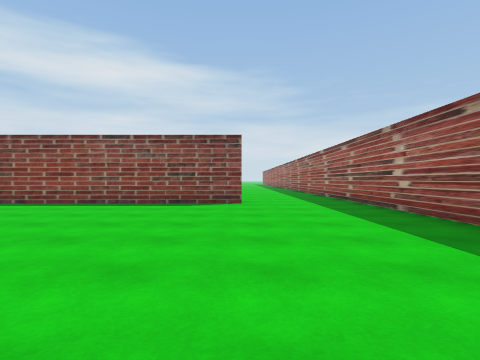
view 1 (above)

24 first-person views from a walk through a 3-D level made in the Unity game engine. The camera is 1.2 m above the floor, looks level and sees 80° across. The floor is counted in squares, 2 m on a side. Each view is taken from the middle of a square. On the plan, view 1 faces up. The plan holds only what a view shows up to about 9 squares ahead; the rest is blank. The place goes on beyond the plan. The player character is not drawn. Some surface patterns are stand-ins.

view 2
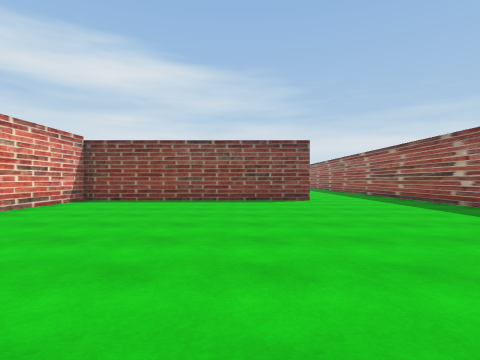

view 3
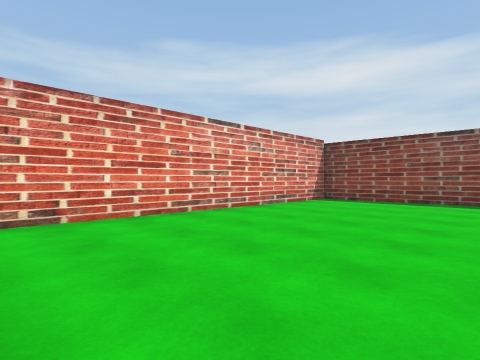

view 4
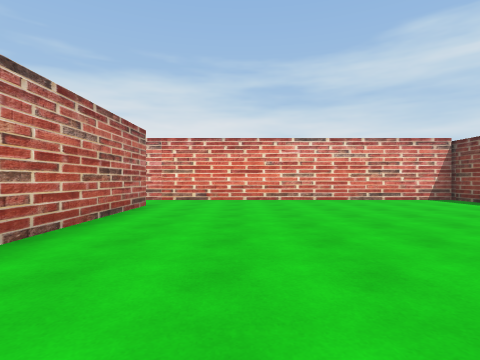

view 5
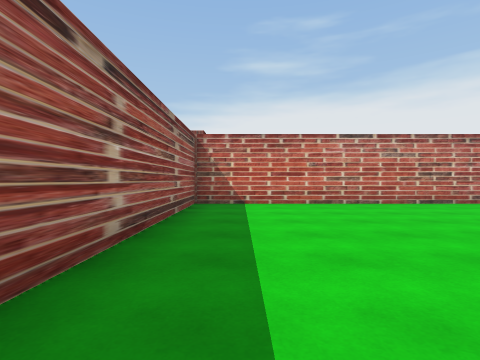

view 6
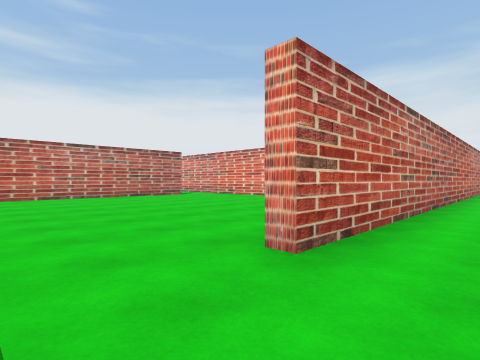

view 7
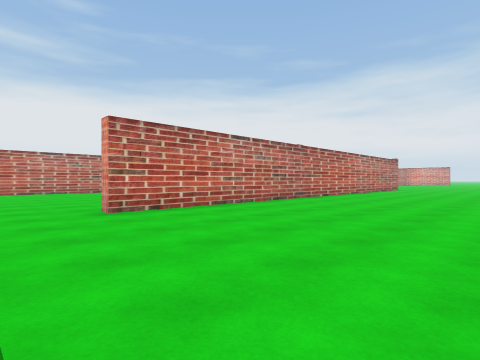

view 8
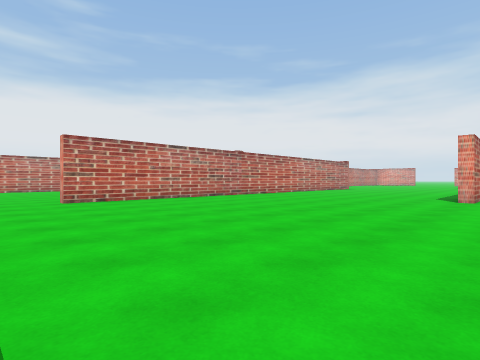

view 9
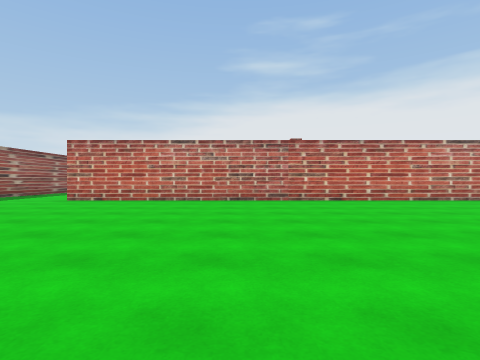

view 10
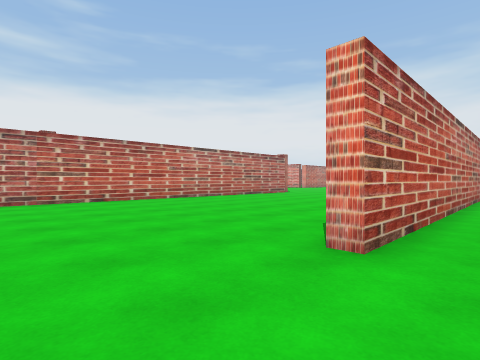

view 11
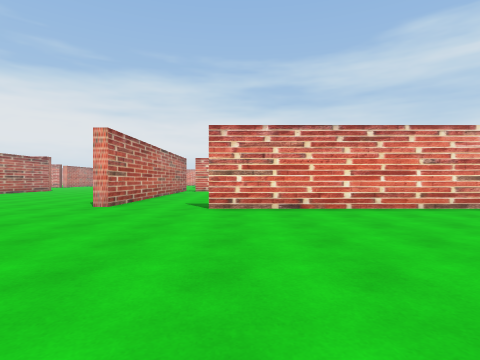

view 12
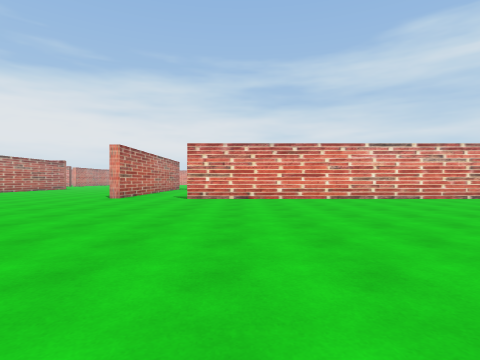

view 13
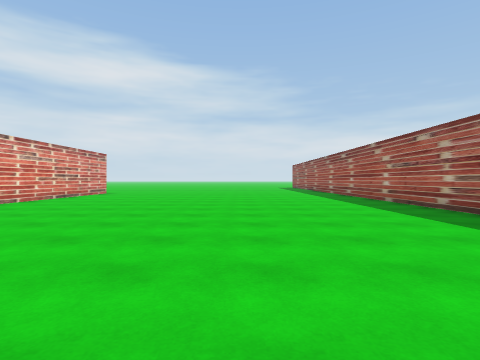

view 14
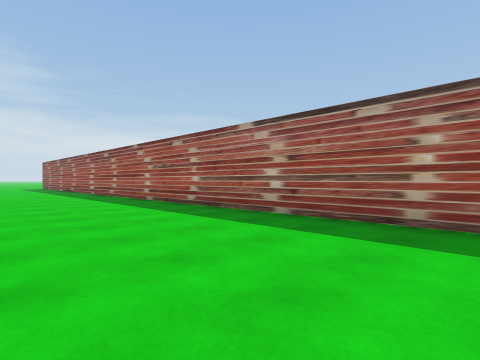

view 15
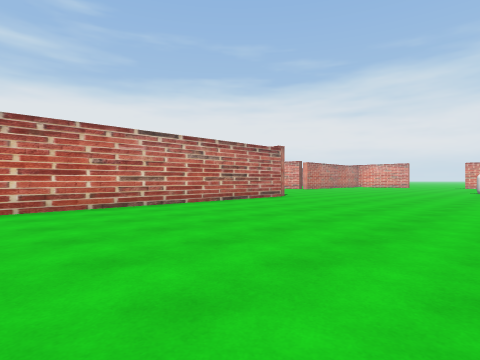

view 16
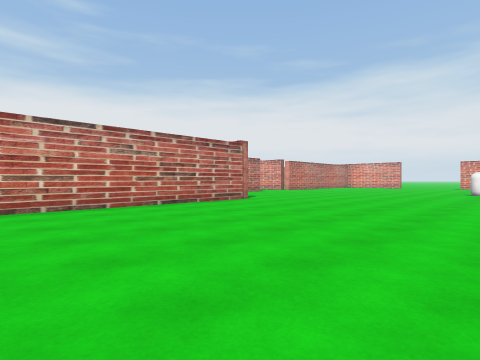

view 17
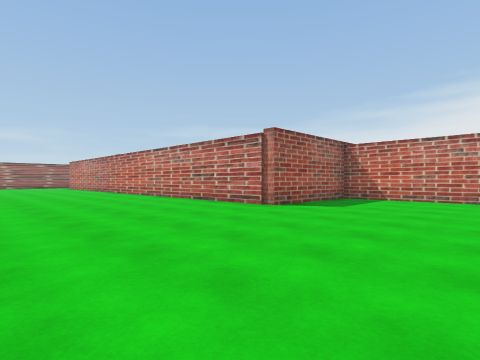

view 18
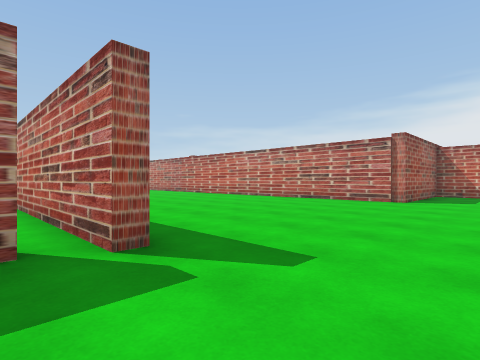

view 19
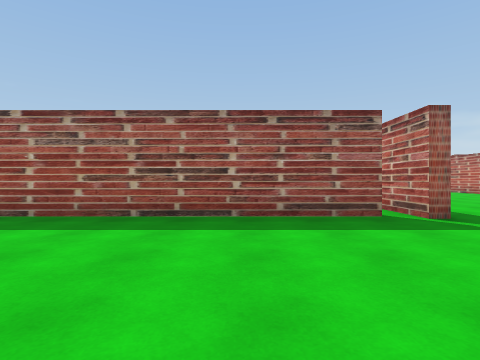

view 20
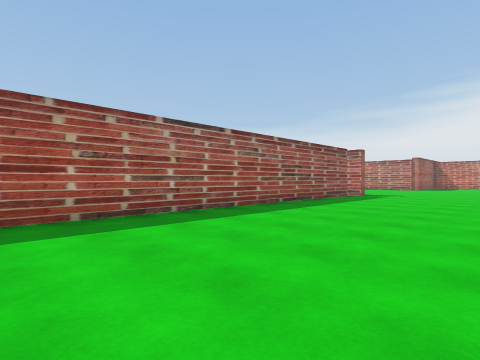

view 21
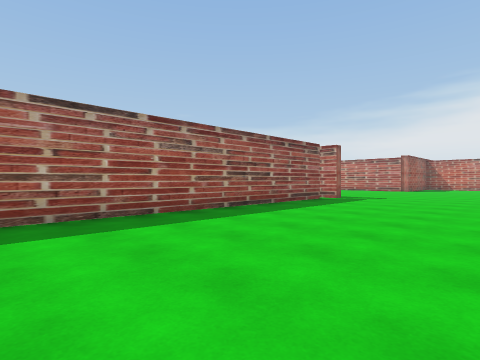

view 22
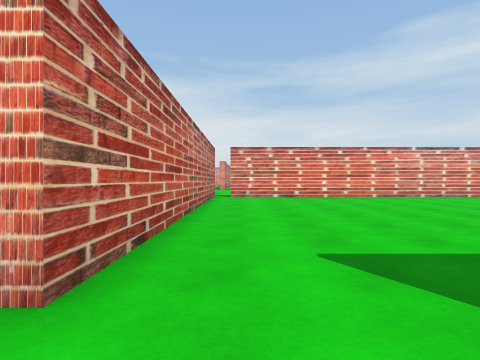

view 23
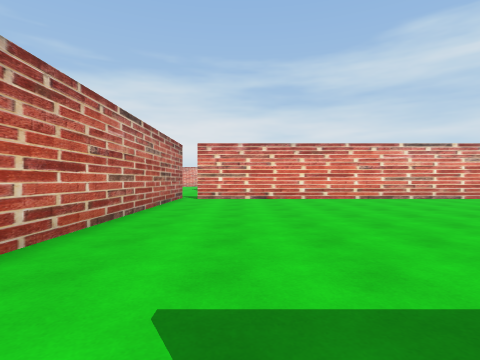

view 24
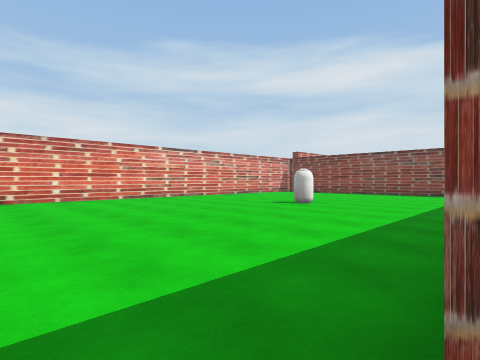

### Floor plan
Points are (right, up) in squares from view 1. A wall is a line through its corners. A room is listed if a view was taken in it or the views show most of it. See-through windows are left out.
Room 1 (views 1, 2, 3, 4, 5)
walls: (0, 7.3) (-6.5, 7.3) (-6.5, -1.9); (-4.8, -1.2) (3.2, -1.2) (3.2, 6.5)
ways out: opening at (1.5, 7) to room 2; opening at (-5.5, -2)
Room 2 (views 6, 7, 8, 9, 10, 11, 12, 13, 14, 15, 16, 17, 18, 19, 20, 21, 22)
walls: (-7.3, 15.1) (-7.3, 14.6); (-16.3, 15.6) (-16.3, 25.6); (-16.6, 14.6) (-16.6, 15.1); (-16.8, 4.5) (-16.8, 7.7) (0, 7.7) (0, 7.3); (3.2, 17.2) (3.2, 26); (-7, 26.5) (-7, 17.2); (3.2, 6.5) (3.2, 9); (-20.2, 3.9) (-17.2, 3.9)
ways out: opening at (1.5, 7) to room 1; opening at (-7.5, 16.5) to room 3
Room 3 (views 23, 24)
walls: (-16, 24.6) (-16, 15.6); (-16.6, 15.1) (-7.3, 15.1)
ways out: opening at (-7.5, 16.5) to room 2
objects: other object (-11, 23)

Positions as (right, up) in squares from view 1, and headings:
1: (0, 0), facing up
2: (-2, -1), facing up
3: (-2, -1), facing up-left
4: (2, 1), facing left
5: (2, 6), facing down
6: (2, 9), facing down-left
7: (2, 13), facing down-left
8: (2, 16), facing down-left
9: (-5, 16), facing down
10: (-5, 16), facing down-left
11: (-1, 18), facing left
12: (2, 19), facing left
13: (-1, 17), facing up
14: (-1, 17), facing up-right
15: (-8, 14), facing down-left
16: (-10, 14), facing down-left
17: (-21, 13), facing down-right
18: (-19, 16), facing down-right
19: (-21, 18), facing right
20: (-21, 26), facing down-right
21: (-21, 24), facing down-right
22: (-6, 16), facing left
23: (-7, 17), facing left
24: (-7, 17), facing up-left
